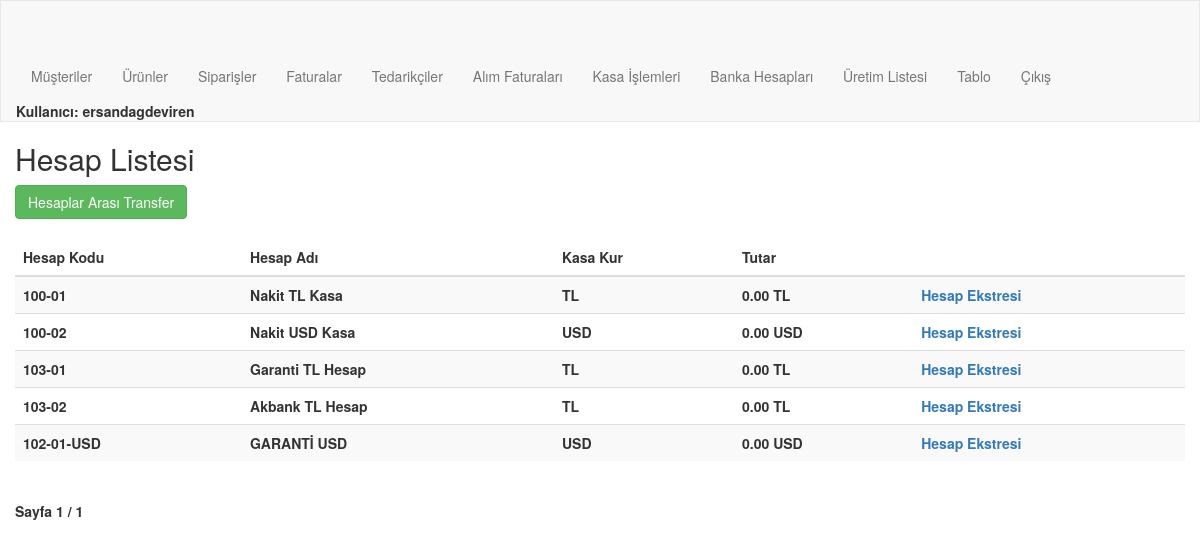
The app's page /order/accounts_list (signed in), older data.
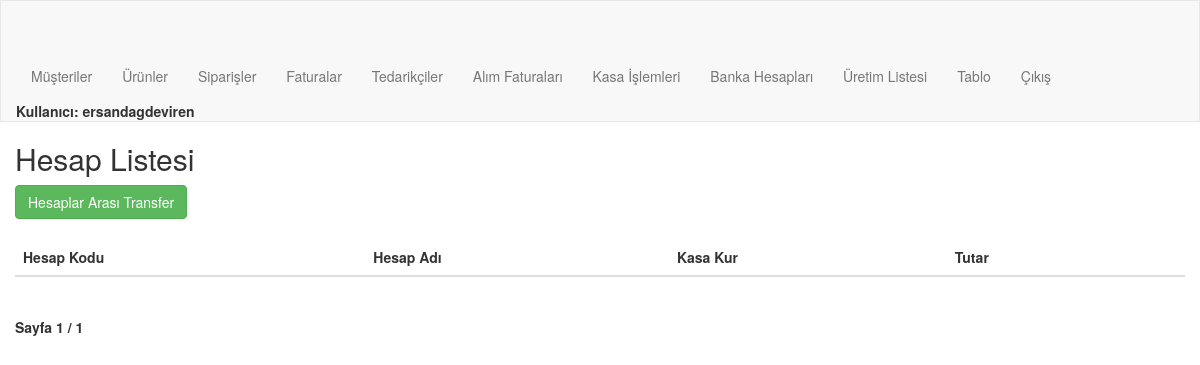
The same page, newer data.
### order/models.py (models this page shows, shortened)
class CashRegister(models.Model):
    cash_code = models.CharField(max_length=255)
    name = models.CharField(max_length=255)
    currency = models.ForeignKey(currency, on_delete=models.CASCADE, related_name="currency_name_bank")
    balance_USD = models.DecimalField(max_digits=10, decimal_places=2, default=0)
    balance_EUR = models.DecimalField(max_digits=10, decimal_places=2, default=0)
    balance_tl = models.DecimalField(max_digits=10, decimal_places=2, default=0)

class currency (models.Model):
    currency=models.CharField(max_length=3)
    def __str__(self):
        return self.currency

### order/views.py (the view)
# urls.py: path('accounts_list', views.accounts_listed, name='accounts_list'),
@login_required
@user_passes_test(is_admin)
def accounts_listed(request):
    bankaccounts = CashRegister.objects.all()
    paginator = Paginator(bankaccounts, 50)  # Show 50 accounts per page
    page_number = request.GET.get('page')
    page_obj = paginator.get_page(page_number)
    return render(request, 'order/accounts_list.html', {'page_obj': page_obj})

### order/views.py (called while the page is built)
def is_admin(user):
    return user.is_authenticated and user.is_staff

### order/Templates/order/accounts_list.html (shortened to what this page needs)
{% extends "order/navbar.html" %}
{% block content %}
<h2>Hesap Listesi</h2>
<a href="{% url 'order:transfer_money' %}" class="btn btn-success mb-2">Hesaplar Arası Transfer</a>
<br>
<br>
<table class="table table-striped">
    <thead>
        <tr>
            <th>Hesap Kodu</th>
            <th>Hesap Adı</th>
            <th>Kasa Kur</th>
            <th>Tutar</th>
            <th></th>
        </tr>
    </thead>
    <tbody>
        {% for bankaccounts in page_obj %}
        <tr>
            <td>{{ bankaccounts.cash_code }}</td>
            <td>{{ bankaccounts.name }}</td>
            <td>{{ bankaccounts.currency }}</td>
            {%if bankaccounts.currency.currency == "USD" %}
                <td>{{ bankaccounts.balance_USD }} USD</td>
            {%elif  bankaccounts.currency.currency == "EUR" %}
                <td>{{ bankaccounts.balance_EUR }} EUR</td>
            {%elif bankaccounts.currency.currency == "TL" %}
            <td>{{ bankaccounts.balance_tl }} TL</td>
            {% endif %}
            <td>
                <a href="{% url 'order:account_detail_list' id=bankaccounts.id %}">Hesap Ekstresi</a>
            </td>
        </tr>
        {% endfor %}
    </tbody>
</table>
<div class="pagination">
    <span class="step-links">
        <span class="current">
            Sayfa {{ page_obj.number }} / {{ page_obj.paginator.num_pages }}
        </span>
    </span>
</div>
{% endblock %}

Row changes from the older to the newer data that the page shows:
removed CashRegister: cash_code "100-01", name "Nakit TL Kasa", currency "TL", balance_tl "0.00"
removed CashRegister: cash_code "100-02", name "Nakit USD Kasa", currency "USD", balance_USD "0.00"
removed CashRegister: cash_code "103-01", name "Garanti TL Hesap", currency "TL", balance_tl "0.00"
removed CashRegister: cash_code "103-02", name "Akbank TL Hesap", currency "TL", balance_tl "0.00"
removed CashRegister: cash_code "102-01-USD", name "GARANTİ USD", currency "USD", balance_USD "0.00"
